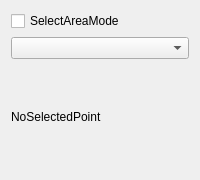
       <widget class="QWidget" name="widget" native="true">
        <property name="sizePolicy">
         <sizepolicy hsizetype="Preferred" vsizetype="Maximum">
          <horstretch>0</horstretch>
          <verstretch>0</verstretch>
         </sizepolicy>
        </property>
        <property name="minimumSize">
         <size>
          <width>0</width>
          <height>180</height>
         </size>
        </property>
        <property name="maximumSize">
         <size>
          <width>16777215</width>
          <height>180</height>
         </size>
        </property>
        <layout class="QHBoxLayout" name="horizontalLayout_2">
         <item>
          <layout class="QVBoxLayout" name="verticalLayout_4">
           <item>
            <widget class="QCheckBox" name="checkBoxSelectMode">
             <property name="text">
              <string>SelectAreaMode</string>
             </property>
            </widget>
           </item>
           <item>
            <widget class="QComboBox" name="comboBoxSelectedPoints"/>
           </item>
           <item>
            <widget class="QLabel" name="labelPointInfo">
             <property name="maximumSize">
              <size>
               <width>16777215</width>
               <height>120</height>
              </size>
             </property>
             <property name="text">
              <string>NoSelectedPoint</string>
             </property>
            </widget>
           </item>
          </layout>
         </item>
        </layout>
       </widget>
